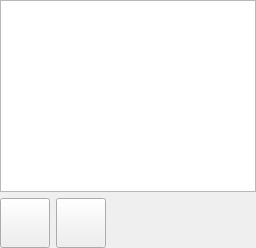
       <widget class="QWidget" name="wCenter" native="true">
        <layout class="QVBoxLayout" name="verticalLayout_3">
         <property name="leftMargin">
          <number>0</number>
         </property>
         <property name="topMargin">
          <number>0</number>
         </property>
         <property name="rightMargin">
          <number>0</number>
         </property>
         <property name="bottomMargin">
          <number>0</number>
         </property>
         <item>
          <widget class="QTableWidget" name="tblDish">
           <property name="verticalScrollBarPolicy">
            <enum>Qt::ScrollBarAlwaysOff</enum>
           </property>
           <property name="horizontalScrollBarPolicy">
            <enum>Qt::ScrollBarAlwaysOff</enum>
           </property>
           <property name="editTriggers">
            <set>QAbstractItemView::NoEditTriggers</set>
           </property>
           <property name="selectionMode">
            <enum>QAbstractItemView::SingleSelection</enum>
           </property>
           <attribute name="horizontalHeaderVisible">
            <bool>false</bool>
           </attribute>
           <attribute name="horizontalHeaderDefaultSectionSize">
            <number>150</number>
           </attribute>
           <attribute name="verticalHeaderVisible">
            <bool>false</bool>
           </attribute>
           <attribute name="verticalHeaderDefaultSectionSize">
            <number>120</number>
           </attribute>
          </widget>
         </item>
         <item>
          <widget class="QWidget" name="widget_5" native="true">
           <property name="maximumSize">
            <size>
             <width>16777215</width>
             <height>55</height>
            </size>
           </property>
           <layout class="QHBoxLayout" name="horizontalLayout_3">
            <property name="leftMargin">
             <number>0</number>
            </property>
            <property name="topMargin">
             <number>0</number>
            </property>
            <property name="rightMargin">
             <number>0</number>
            </property>
            <property name="bottomMargin">
             <number>0</number>
            </property>
            <item>
             <widget class="QPushButton" name="btnDishUp">
              <property name="minimumSize">
               <size>
                <width>50</width>
                <height>50</height>
               </size>
              </property>
              <property name="maximumSize">
               <size>
                <width>50</width>
                <height>50</height>
               </size>
              </property>
              <property name="focusPolicy">
               <enum>Qt::NoFocus</enum>
              </property>
              <property name="text">
               <string/>
              </property>
              <property name="icon">
               <iconset resource="res.qrc">
                <normaloff>:/images/up.png</normaloff>:/images/up.png</iconset>
              </property>
              <property name="iconSize">
               <size>
                <width>32</width>
                <height>32</height>
               </size>
              </property>
             </widget>
            </item>
            <item>
             <widget class="QPushButton" name="btnDishDown">
              <property name="minimumSize">
               <size>
                <width>50</width>
                <height>50</height>
               </size>
              </property>
              <property name="maximumSize">
               <size>
                <width>50</width>
                <height>50</height>
               </size>
              </property>
              <property name="focusPolicy">
               <enum>Qt::NoFocus</enum>
              </property>
              <property name="text">
               <string/>
              </property>
              <property name="icon">
               <iconset resource="res.qrc">
                <normaloff>:/images/down.png</normaloff>:/images/down.png</iconset>
              </property>
              <property name="iconSize">
               <size>
                <width>32</width>
                <height>32</height>
               </size>
              </property>
             </widget>
            </item>
            <item>
             <spacer name="horizontalSpacer_3">
              <property name="orientation">
               <enum>Qt::Horizontal</enum>
              </property>
              <property name="sizeHint" stdset="0">
               <size>
                <width>40</width>
                <height>20</height>
               </size>
              </property>
             </spacer>
            </item>
           </layout>
          </widget>
         </item>
        </layout>
       </widget>
